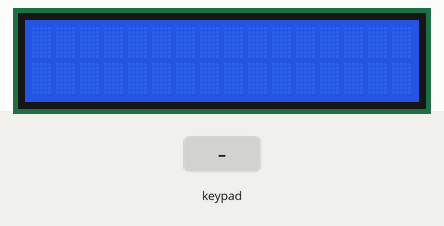
This sketch was run on a simulated Arduino Uno, built with avr-gcc and run on an emulated ATmega328P. On the bench: 16×2 character LCD. The inputs (shaded band) are chosen by the test bench.

Above: at 1.2 s.
1.3 s: keypad keys 9 8 7 6 # pressed 0.4 s apart
At 3.2 s:
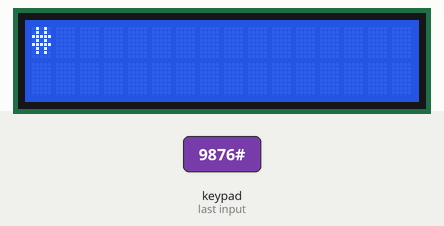
4.8 s: key '*' pressed
At 5.8 s:
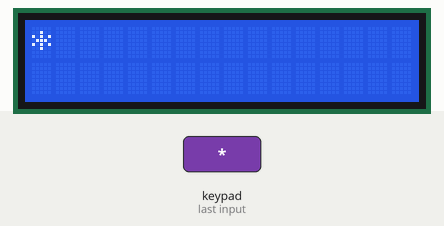
6.3 s: key '1' pressed
At 7.1 s:
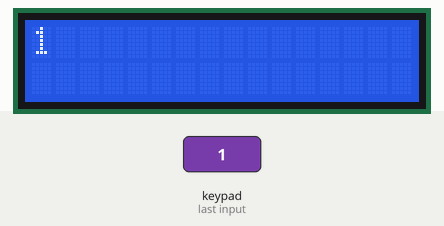
7.8 s: keypad keys 5 4 3 pressed 0.4 s apart
At 8.9 s:
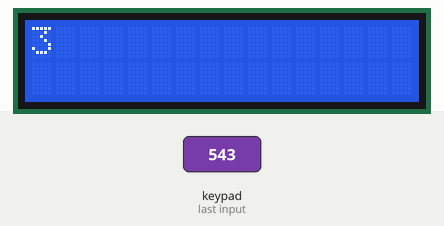
10.5 s: key '#' pressed
At 11.4 s:
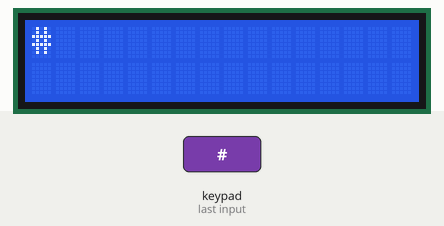
12.0 s: key '3' pressed
At 12.4 s:
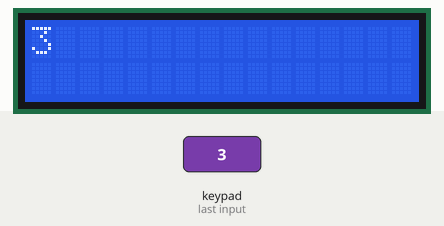
Timing chart, 0 to 14.5 s (numbered marks = the images above; inputs shaded):
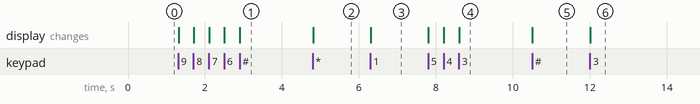

Measured:
- after the input at 1.3 s, the display: first changes at once (image 1 shows a later state)
- after the input at 4.8 s, the display: changes at once (image 2)
- after the input at 6.3 s, the display: changes at once (image 3)
- after the input at 7.8 s, the display: first changes at once (image 4 shows a later state)
- after the input at 10.5 s, the display: changes at once (image 5)
- after the input at 12.0 s, the display: changes at once (image 6)

The sketch:

keypad_lcd.ino
```cpp
#include <LiquidCrystal_PCF8574.h>
#include <Key.h>
#include <Keypad.h>
#include <Wire.h>


const byte ROWS = 4;
const byte COLS = 3;

char hexaKeys[ROWS][COLS] = {
  {'1', '2', '3'},
  {'4', '5', '6'},
  {'7', '8', '9'},
  {'*', '0', '#'}
};

byte rowPins[ROWS] = {9, 8, 7, 6};
byte colPins[COLS] = {5, 4, 3};

Keypad customKeypad = Keypad(makeKeymap(hexaKeys), rowPins, colPins, ROWS, COLS);

LiquidCrystal_PCF8574 lcd(0x27);

void setup(){
  lcd.setBacklight(255);
   lcd.begin(16, 2); // initialize the lcd
   lcd.clear();
}

void loop(){
  char customKey = customKeypad.getKey();
  if (customKey){
    lcd.clear();
    lcd.setCursor(0, 0);
    lcd.print(customKey);
  }
}
```
